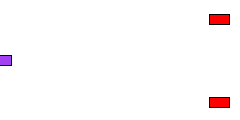
Frame 1 (no input)
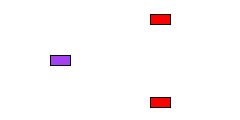
Frame 60 (the mouse pressed at the canvas centre just before this capture)
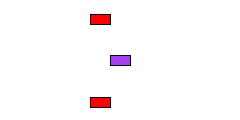
Frame 120 (the mouse held since frame 60 and released just before this capture)

The Processing sketch that drew these frames (run headless with seeded random() and noise(); from frame 60 on, the mouse is pressed at the canvas centre):

// Processing sketch: T004_CarGame
// ── T004_CarGame.pde
Car myCar, enem1, enem2;
boolean crash = false;

void setup(){
  size(240,120);
  color tColor = color(random(255),random(255),random(255));
  myCar = new Car(tColor,0,height/2,1);
  enem1 = new Car(color(255,0,0),width-20,random(10,50),-1);
  enem2 = new Car(color(255,0,0),width-20,random(60,height-10),-1);
}
void draw(){
  background(255);
  myCar.control();
  enem1.kill(1);
  enem2.kill(2);
  crash = checkCrash(myCar,enem1,enem2);
  if(!crash){
    myCar.display();
    enem1.display();
    enem2.display();
  }
  //if(crash){stopCars(myCar,enem1,enem2);}
}


class Car{
  color c;
  float xpos, ypos, xspeed;
  
  Car(color tColor, float tXpos, float tYpos, float tSpeed){
    c = tColor;
    xpos = tXpos;
    ypos = tYpos;
    xspeed = tSpeed;
  }
  void display(){
    rectMode(CENTER);
    fill(c);
    rect(xpos,ypos,20,10);
  }
  void drive(){
    xpos = xpos+xspeed;
    if(xpos>width){xpos=0;}
  }
  void control(){
    if(key==CODED){
      if(keyCode == UP){ypos=ypos-2;}
      else if(keyCode==DOWN){ypos=ypos+2;}
      else if(keyCode==LEFT){xspeed-=0.10;}
      else if(keyCode==RIGHT){xspeed+=0.05;}
    }
    if(ypos<10){ypos=10;}
    if(ypos>height-10){ypos=height-10;}
    if(xspeed>4){xspeed=4;}
    if(xspeed<0.4){xspeed=0.4;}
    drive();
  }
  void kill(int franja){
    if(xpos<=1){
      int min,max;
      xpos = width-10;
      if(franja==1){min=10; max=height/2-5;}
      else{min=height/2+5; max=height-10;}
      ypos = random(min,max);
      xspeed = random(10,30)/10*(-1);
    }
    drive();
  }
  float[] getPos(){
    float[] pos = new float[2];
    pos[0] = xpos;
    pos[1] = ypos;
    return pos;
  }
  void stopCar(){
    xspeed = 0;
  }
}

boolean checkCrash(Car c1, Car c2, Car c3){
  boolean cr = false;
  float dx2,dx3,dy2,dy3;
  float[] pos1 = c1.getPos();
  float[] pos2 = c2.getPos();
  float[] pos3 = c3.getPos();
  dx2 = abs(pos1[0]-pos2[0]);
  dx3 = abs(pos1[0]-pos3[0]);
  dy2 = abs(pos1[1]-pos2[1]);
  dy3 = abs(pos1[1]-pos3[1]);
  if(dx2<10 && dy2<5){cr = true;}
  if(dx3<10 && dy3<5){cr = true;}
  return cr;
}
void stopCars(Car c1, Car c2, Car c3){
  c1.stopCar();
  c2.stopCar();
  c3.stopCar();
}

void keyReleased(){
  keyCode=0;
}
